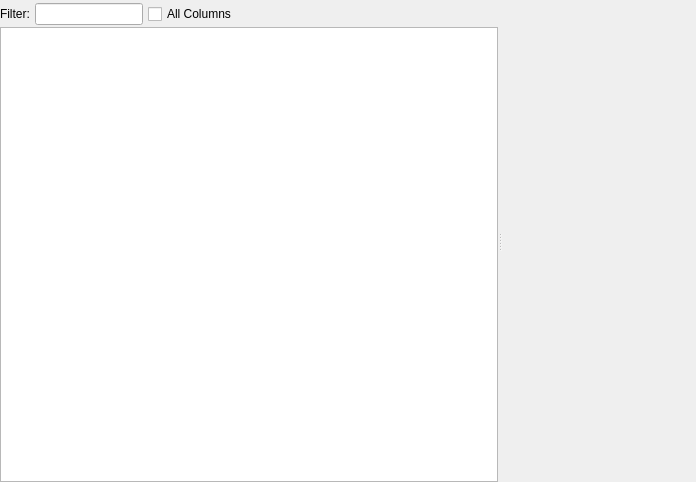
<?xml version="1.0" encoding="UTF-8"?>
<ui version="4.0">
 <class>gams::studio::gdxviewer::GdxViewer</class>
 <widget class="QWidget" name="gams::studio::gdxviewer::GdxViewer">
  <property name="geometry">
   <rect>
    <x>0</x>
    <y>0</y>
    <width>696</width>
    <height>482</height>
   </rect>
  </property>
  <property name="windowTitle">
   <string>Form</string>
  </property>
  <layout class="QVBoxLayout" name="verticalLayout_2">
   <property name="spacing">
    <number>0</number>
   </property>
   <property name="sizeConstraint">
    <enum>QLayout::SetMinimumSize</enum>
   </property>
   <property name="leftMargin">
    <number>0</number>
   </property>
   <property name="topMargin">
    <number>0</number>
   </property>
   <property name="rightMargin">
    <number>0</number>
   </property>
   <property name="bottomMargin">
    <number>0</number>
   </property>
   <item>
    <widget class="QSplitter" name="splitter">
     <property name="orientation">
      <enum>Qt::Horizontal</enum>
     </property>
     <property name="handleWidth">
      <number>4</number>
     </property>
     <property name="childrenCollapsible">
      <bool>false</bool>
     </property>
     <widget class="QWidget" name="layoutWidget">
      <layout class="QVBoxLayout" name="verticalLayout">
       <property name="spacing">
        <number>2</number>
       </property>
       <property name="topMargin">
        <number>3</number>
       </property>
       <property name="bottomMargin">
        <number>0</number>
       </property>
       <item>
        <layout class="QHBoxLayout" name="horizontalLayout" stretch="0,0,0,2">
         <property name="spacing">
          <number>5</number>
         </property>
         <item>
          <widget class="QLabel" name="label">
           <property name="minimumSize">
            <size>
             <width>0</width>
             <height>20</height>
            </size>
           </property>
           <property name="text">
            <string>Filter:</string>
           </property>
          </widget>
         </item>
         <item>
          <widget class="QLineEdit" name="lineEdit">
           <property name="sizePolicy">
            <sizepolicy hsizetype="MinimumExpanding" vsizetype="Preferred">
             <horstretch>0</horstretch>
             <verstretch>0</verstretch>
            </sizepolicy>
           </property>
           <property name="minimumSize">
            <size>
             <width>80</width>
             <height>20</height>
            </size>
           </property>
           <property name="maximumSize">
            <size>
             <width>250</width>
             <height>16777215</height>
            </size>
           </property>
           <property name="toolTip">
            <string>&lt;html&gt;&lt;head/&gt;&lt;body&gt;&lt;p&gt;Search the symbol table using a &lt;span style=&quot; font-weight:600;&quot;&gt;wildcard &lt;/span&gt;syntax. The &lt;span style=&quot; font-weight:600;&quot;&gt;All Columns&lt;/span&gt; checkbox can be used to toggle between searching in the &lt;span style=&quot; font-weight:600;&quot;&gt;Name&lt;/span&gt; column only or in all columns.&lt;/p&gt;&lt;/body&gt;&lt;/html&gt;</string>
           </property>
           <property name="clearButtonEnabled">
            <bool>true</bool>
           </property>
          </widget>
         </item>
         <item>
          <widget class="QCheckBox" name="cbToggleSearch">
           <property name="sizePolicy">
            <sizepolicy hsizetype="Minimum" vsizetype="Preferred">
             <horstretch>0</horstretch>
             <verstretch>0</verstretch>
            </sizepolicy>
           </property>
           <property name="minimumSize">
            <size>
             <width>0</width>
             <height>20</height>
            </size>
           </property>
           <property name="toolTip">
            <string>&lt;html&gt;&lt;head/&gt;&lt;body&gt;&lt;p&gt;Toggle between searching in the &lt;span style=&quot; font-weight:600;&quot;&gt;Name &lt;/span&gt;column only or in all columns.&lt;/p&gt;&lt;/body&gt;&lt;/html&gt;</string>
           </property>
           <property name="text">
            <string>All Columns</string>
           </property>
          </widget>
         </item>
         <item>
          <spacer name="horizontalSpacer">
           <property name="orientation">
            <enum>Qt::Horizontal</enum>
           </property>
           <property name="sizeType">
            <enum>QSizePolicy::MinimumExpanding</enum>
           </property>
           <property name="sizeHint" stdset="0">
            <size>
             <width>5</width>
             <height>20</height>
            </size>
           </property>
          </spacer>
         </item>
        </layout>
       </item>
       <item>
        <widget class="QTableView" name="tvSymbols">
         <property name="sizePolicy">
          <sizepolicy hsizetype="Expanding" vsizetype="Expanding">
           <horstretch>0</horstretch>
           <verstretch>0</verstretch>
          </sizepolicy>
         </property>
         <property name="lineWidth">
          <number>1</number>
         </property>
         <property name="tabKeyNavigation">
          <bool>false</bool>
         </property>
         <property name="alternatingRowColors">
          <bool>true</bool>
         </property>
         <property name="selectionMode">
          <enum>QAbstractItemView::SingleSelection</enum>
         </property>
         <property name="selectionBehavior">
          <enum>QAbstractItemView::SelectRows</enum>
         </property>
         <property name="sortingEnabled">
          <bool>true</bool>
         </property>
         <property name="wordWrap">
          <bool>false</bool>
         </property>
         <attribute name="horizontalHeaderHighlightSections">
          <bool>false</bool>
         </attribute>
         <attribute name="horizontalHeaderStretchLastSection">
          <bool>true</bool>
         </attribute>
         <attribute name="verticalHeaderVisible">
          <bool>false</bool>
         </attribute>
         <attribute name="verticalHeaderDefaultSectionSize">
          <number>31</number>
         </attribute>
        </widget>
       </item>
      </layout>
     </widget>
     <widget class="GdxSymbolView" name="widget" native="true"/>
    </widget>
   </item>
  </layout>
 </widget>
 <customwidgets>
  <customwidget>
   <class>GdxSymbolView</class>
   <extends>QWidget</extends>
   <header>gdxviewer/gdxsymbolview.h</header>
   <container>1</container>
  </customwidget>
 </customwidgets>
 <resources/>
 <connections/>
</ui>
